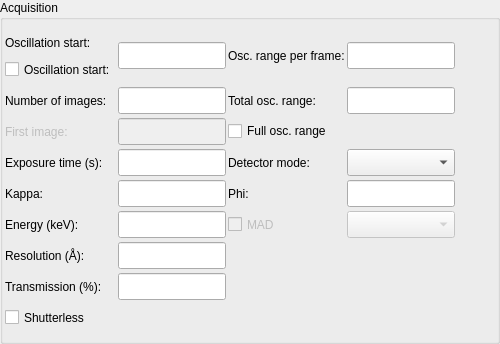
<?xml version="1.0" encoding="UTF-8"?>
<ui version="4.0">
 <class>AcquisitionWidgetVerticalLayout</class>
 <widget class="QWidget" name="AcquisitionWidgetVerticalLayout">
  <property name="geometry">
   <rect>
    <x>0</x>
    <y>0</y>
    <width>500</width>
    <height>344</height>
   </rect>
  </property>
  <property name="sizePolicy">
   <sizepolicy hsizetype="Preferred" vsizetype="Preferred">
    <horstretch>0</horstretch>
    <verstretch>0</verstretch>
   </sizepolicy>
  </property>
  <property name="maximumSize">
   <size>
    <width>32767</width>
    <height>32767</height>
   </size>
  </property>
  <property name="windowTitle">
   <string>Acquisition widget</string>
  </property>
  <layout class="QGridLayout" name="gridLayout">
   <property name="margin">
    <number>0</number>
   </property>
   <item row="0" column="0">
    <widget class="QGroupBox" name="acq_gbox">
     <property name="sizePolicy">
      <sizepolicy hsizetype="Preferred" vsizetype="Fixed">
       <horstretch>0</horstretch>
       <verstretch>0</verstretch>
      </sizepolicy>
     </property>
     <property name="maximumSize">
      <size>
       <width>32767</width>
       <height>32767</height>
      </size>
     </property>
     <property name="title">
      <string>Acquisition</string>
     </property>
     <layout class="QGridLayout" name="gridLayout_2">
      <property name="margin">
       <number>2</number>
      </property>
      <property name="spacing">
       <number>2</number>
      </property>
      <item row="0" column="0">
       <layout class="QGridLayout" name="gridLayout_3">
        <property name="horizontalSpacing">
         <number>2</number>
        </property>
        <property name="verticalSpacing">
         <number>4</number>
        </property>
        <property name="leftMargin">
         <number>0</number>
        </property>
        <property name="topMargin">
         <number>0</number>
        </property>
        <item row="2" column="0">
         <widget class="QLabel" name="first_image_label">
          <property name="enabled">
           <bool>false</bool>
          </property>
          <property name="minimumSize">
           <size>
            <width>0</width>
            <height>27</height>
           </size>
          </property>
          <property name="maximumSize">
           <size>
            <width>16777215</width>
            <height>27</height>
           </size>
          </property>
          <property name="text">
           <string>First image:</string>
          </property>
          <property name="wordWrap">
           <bool>false</bool>
          </property>
         </widget>
        </item>
        <item row="0" column="1">
         <widget class="QLineEdit" name="osc_start_ledit">
          <property name="enabled">
           <bool>true</bool>
          </property>
          <property name="minimumSize">
           <size>
            <width>50</width>
            <height>27</height>
           </size>
          </property>
          <property name="maximumSize">
           <size>
            <width>120</width>
            <height>27</height>
           </size>
          </property>
         </widget>
        </item>
        <item row="1" column="3">
         <widget class="QLabel" name="osc_total_range_label">
          <property name="minimumSize">
           <size>
            <width>0</width>
            <height>27</height>
           </size>
          </property>
          <property name="maximumSize">
           <size>
            <width>1200</width>
            <height>27</height>
           </size>
          </property>
          <property name="text">
           <string>Total osc. range:</string>
          </property>
         </widget>
        </item>
        <item row="1" column="1">
         <widget class="QLineEdit" name="num_images_ledit">
          <property name="minimumSize">
           <size>
            <width>50</width>
            <height>27</height>
           </size>
          </property>
          <property name="maximumSize">
           <size>
            <width>120</width>
            <height>27</height>
           </size>
          </property>
         </widget>
        </item>
        <item row="4" column="1">
         <widget class="QLineEdit" name="kappa_ledit">
          <property name="minimumSize">
           <size>
            <width>50</width>
            <height>27</height>
           </size>
          </property>
          <property name="maximumSize">
           <size>
            <width>120</width>
            <height>27</height>
           </size>
          </property>
         </widget>
        </item>
        <item row="5" column="0">
         <widget class="QLabel" name="energy_label">
          <property name="minimumSize">
           <size>
            <width>0</width>
            <height>27</height>
           </size>
          </property>
          <property name="maximumSize">
           <size>
            <width>16777215</width>
            <height>27</height>
           </size>
          </property>
          <property name="text">
           <string>Energy (keV):</string>
          </property>
          <property name="wordWrap">
           <bool>false</bool>
          </property>
         </widget>
        </item>
        <item row="7" column="0">
         <widget class="QLabel" name="transmission_label">
          <property name="sizePolicy">
           <sizepolicy hsizetype="Preferred" vsizetype="Preferred">
            <horstretch>0</horstretch>
            <verstretch>0</verstretch>
           </sizepolicy>
          </property>
          <property name="minimumSize">
           <size>
            <width>0</width>
            <height>27</height>
           </size>
          </property>
          <property name="maximumSize">
           <size>
            <width>16777215</width>
            <height>27</height>
           </size>
          </property>
          <property name="text">
           <string>Transmission (%):</string>
          </property>
          <property name="wordWrap">
           <bool>false</bool>
          </property>
         </widget>
        </item>
        <item row="5" column="1">
         <widget class="QLineEdit" name="energy_ledit">
          <property name="minimumSize">
           <size>
            <width>50</width>
            <height>27</height>
           </size>
          </property>
          <property name="maximumSize">
           <size>
            <width>120</width>
            <height>27</height>
           </size>
          </property>
         </widget>
        </item>
        <item row="3" column="0">
         <widget class="QLabel" name="exp_time_label">
          <property name="minimumSize">
           <size>
            <width>0</width>
            <height>27</height>
           </size>
          </property>
          <property name="maximumSize">
           <size>
            <width>16777215</width>
            <height>27</height>
           </size>
          </property>
          <property name="text">
           <string>Exposure time (s):</string>
          </property>
          <property name="wordWrap">
           <bool>false</bool>
          </property>
         </widget>
        </item>
        <item row="1" column="0">
         <widget class="QLabel" name="num_images_label">
          <property name="minimumSize">
           <size>
            <width>0</width>
            <height>27</height>
           </size>
          </property>
          <property name="maximumSize">
           <size>
            <width>16777215</width>
            <height>27</height>
           </size>
          </property>
          <property name="acceptDrops">
           <bool>true</bool>
          </property>
          <property name="text">
           <string>Number of images:</string>
          </property>
          <property name="wordWrap">
           <bool>false</bool>
          </property>
         </widget>
        </item>
        <item row="0" column="4">
         <widget class="QLineEdit" name="osc_range_ledit">
          <property name="minimumSize">
           <size>
            <width>50</width>
            <height>27</height>
           </size>
          </property>
          <property name="maximumSize">
           <size>
            <width>120</width>
            <height>27</height>
           </size>
          </property>
         </widget>
        </item>
        <item row="1" column="4">
         <widget class="QLineEdit" name="osc_total_range_ledit">
          <property name="sizePolicy">
           <sizepolicy hsizetype="Fixed" vsizetype="Fixed">
            <horstretch>0</horstretch>
            <verstretch>0</verstretch>
           </sizepolicy>
          </property>
          <property name="minimumSize">
           <size>
            <width>50</width>
            <height>27</height>
           </size>
          </property>
          <property name="maximumSize">
           <size>
            <width>120</width>
            <height>27</height>
           </size>
          </property>
         </widget>
        </item>
        <item row="3" column="3">
         <widget class="QLabel" name="detector_roi_mode_label">
          <property name="enabled">
           <bool>true</bool>
          </property>
          <property name="sizePolicy">
           <sizepolicy hsizetype="Fixed" vsizetype="Preferred">
            <horstretch>0</horstretch>
            <verstretch>0</verstretch>
           </sizepolicy>
          </property>
          <property name="minimumSize">
           <size>
            <width>0</width>
            <height>27</height>
           </size>
          </property>
          <property name="maximumSize">
           <size>
            <width>1200</width>
            <height>27</height>
           </size>
          </property>
          <property name="text">
           <string>Detector mode:</string>
          </property>
          <property name="wordWrap">
           <bool>false</bool>
          </property>
         </widget>
        </item>
        <item row="3" column="4">
         <widget class="QComboBox" name="detector_roi_mode_combo">
          <property name="enabled">
           <bool>true</bool>
          </property>
          <property name="minimumSize">
           <size>
            <width>50</width>
            <height>27</height>
           </size>
          </property>
          <property name="maximumSize">
           <size>
            <width>120</width>
            <height>27</height>
           </size>
          </property>
          <property name="toolTip">
           <string>Select necesaary detector mode</string>
          </property>
         </widget>
        </item>
        <item row="4" column="4">
         <widget class="QLineEdit" name="kappa_phi_ledit">
          <property name="minimumSize">
           <size>
            <width>50</width>
            <height>27</height>
           </size>
          </property>
          <property name="maximumSize">
           <size>
            <width>120</width>
            <height>27</height>
           </size>
          </property>
         </widget>
        </item>
        <item row="4" column="3">
         <widget class="QLabel" name="kappa_phi_label">
          <property name="minimumSize">
           <size>
            <width>0</width>
            <height>27</height>
           </size>
          </property>
          <property name="maximumSize">
           <size>
            <width>1000</width>
            <height>27</height>
           </size>
          </property>
          <property name="text">
           <string>Phi:</string>
          </property>
          <property name="wordWrap">
           <bool>false</bool>
          </property>
         </widget>
        </item>
        <item row="5" column="3">
         <widget class="QCheckBox" name="mad_cbox">
          <property name="enabled">
           <bool>false</bool>
          </property>
          <property name="minimumSize">
           <size>
            <width>0</width>
            <height>27</height>
           </size>
          </property>
          <property name="maximumSize">
           <size>
            <width>150</width>
            <height>27</height>
           </size>
          </property>
          <property name="toolTip">
           <string>Check to use energies from energy scan</string>
          </property>
          <property name="text">
           <string>MAD</string>
          </property>
         </widget>
        </item>
        <item row="5" column="4">
         <widget class="QComboBox" name="energies_combo">
          <property name="enabled">
           <bool>false</bool>
          </property>
          <property name="minimumSize">
           <size>
            <width>50</width>
            <height>27</height>
           </size>
          </property>
          <property name="maximumSize">
           <size>
            <width>120</width>
            <height>27</height>
           </size>
          </property>
          <property name="toolTip">
           <string>Check to use energies from energy scan</string>
          </property>
         </widget>
        </item>
        <item row="2" column="3">
         <widget class="QCheckBox" name="max_osc_range_cbx">
          <property name="text">
           <string>Full osc. range</string>
          </property>
         </widget>
        </item>
        <item row="3" column="1">
         <widget class="QLineEdit" name="exp_time_ledit">
          <property name="minimumSize">
           <size>
            <width>50</width>
            <height>27</height>
           </size>
          </property>
          <property name="maximumSize">
           <size>
            <width>120</width>
            <height>27</height>
           </size>
          </property>
         </widget>
        </item>
        <item row="4" column="0">
         <widget class="QLabel" name="kappa_label">
          <property name="minimumSize">
           <size>
            <width>0</width>
            <height>27</height>
           </size>
          </property>
          <property name="maximumSize">
           <size>
            <width>16777215</width>
            <height>27</height>
           </size>
          </property>
          <property name="text">
           <string>Kappa:</string>
          </property>
          <property name="wordWrap">
           <bool>false</bool>
          </property>
         </widget>
        </item>
        <item row="6" column="1">
         <widget class="QLineEdit" name="resolution_ledit">
          <property name="minimumSize">
           <size>
            <width>50</width>
            <height>27</height>
           </size>
          </property>
          <property name="maximumSize">
           <size>
            <width>120</width>
            <height>27</height>
           </size>
          </property>
         </widget>
        </item>
        <item row="7" column="1">
         <widget class="QLineEdit" name="transmission_ledit">
          <property name="minimumSize">
           <size>
            <width>50</width>
            <height>27</height>
           </size>
          </property>
          <property name="maximumSize">
           <size>
            <width>120</width>
            <height>27</height>
           </size>
          </property>
         </widget>
        </item>
        <item row="0" column="3">
         <widget class="QLabel" name="osc_range_label">
          <property name="minimumSize">
           <size>
            <width>0</width>
            <height>27</height>
           </size>
          </property>
          <property name="maximumSize">
           <size>
            <width>1200</width>
            <height>27</height>
           </size>
          </property>
          <property name="text">
           <string>Osc. range per frame:</string>
          </property>
          <property name="wordWrap">
           <bool>false</bool>
          </property>
         </widget>
        </item>
        <item row="8" column="0">
         <widget class="QCheckBox" name="shutterless_cbx">
          <property name="minimumSize">
           <size>
            <width>0</width>
            <height>27</height>
           </size>
          </property>
          <property name="maximumSize">
           <size>
            <width>16777215</width>
            <height>27</height>
           </size>
          </property>
          <property name="text">
           <string>Shutterless</string>
          </property>
         </widget>
        </item>
        <item row="6" column="0">
         <widget class="QLabel" name="resolution_label">
          <property name="minimumSize">
           <size>
            <width>0</width>
            <height>27</height>
           </size>
          </property>
          <property name="maximumSize">
           <size>
            <width>16777215</width>
            <height>27</height>
           </size>
          </property>
          <property name="text">
           <string>Resolution (Å):</string>
          </property>
          <property name="wordWrap">
           <bool>false</bool>
          </property>
         </widget>
        </item>
        <item row="2" column="1">
         <widget class="QLineEdit" name="first_image_ledit">
          <property name="enabled">
           <bool>false</bool>
          </property>
          <property name="sizePolicy">
           <sizepolicy hsizetype="Expanding" vsizetype="Preferred">
            <horstretch>0</horstretch>
            <verstretch>0</verstretch>
           </sizepolicy>
          </property>
          <property name="minimumSize">
           <size>
            <width>50</width>
            <height>27</height>
           </size>
          </property>
          <property name="maximumSize">
           <size>
            <width>120</width>
            <height>27</height>
           </size>
          </property>
         </widget>
        </item>
        <item row="0" column="0">
         <layout class="QVBoxLayout" name="verticalLayout">
          <property name="spacing">
           <number>0</number>
          </property>
          <property name="leftMargin">
           <number>0</number>
          </property>
          <property name="topMargin">
           <number>0</number>
          </property>
          <item>
           <widget class="QLabel" name="osc_start_label">
            <property name="minimumSize">
             <size>
              <width>0</width>
              <height>27</height>
             </size>
            </property>
            <property name="maximumSize">
             <size>
              <width>16777215</width>
              <height>27</height>
             </size>
            </property>
            <property name="text">
             <string>Oscillation start:</string>
            </property>
           </widget>
          </item>
          <item>
           <widget class="QCheckBox" name="osc_start_cbox">
            <property name="sizePolicy">
             <sizepolicy hsizetype="Preferred" vsizetype="Preferred">
              <horstretch>0</horstretch>
              <verstretch>0</verstretch>
             </sizepolicy>
            </property>
            <property name="minimumSize">
             <size>
              <width>0</width>
              <height>27</height>
             </size>
            </property>
            <property name="maximumSize">
             <size>
              <width>130</width>
              <height>27</height>
             </size>
            </property>
            <property name="text">
             <string>Oscillation start:</string>
            </property>
           </widget>
          </item>
         </layout>
        </item>
       </layout>
      </item>
      <item row="0" column="1">
       <spacer name="horizontalSpacer">
        <property name="orientation">
         <enum>Qt::Horizontal</enum>
        </property>
        <property name="sizeHint" stdset="0">
         <size>
          <width>40</width>
          <height>20</height>
         </size>
        </property>
       </spacer>
      </item>
     </layout>
    </widget>
   </item>
  </layout>
 </widget>
 <layoutdefault spacing="6" margin="11"/>
 <pixmapfunction>qPixmapFromMimeSource</pixmapfunction>
 <resources/>
 <connections>
  <connection>
   <sender>max_osc_range_cbx</sender>
   <signal>toggled(bool)</signal>
   <receiver>osc_total_range_label</receiver>
   <slot>setDisabled(bool)</slot>
   <hints>
    <hint type="sourcelabel">
     <x>296</x>
     <y>122</y>
    </hint>
    <hint type="destinationlabel">
     <x>318</x>
     <y>90</y>
    </hint>
   </hints>
  </connection>
  <connection>
   <sender>max_osc_range_cbx</sender>
   <signal>toggled(bool)</signal>
   <receiver>osc_total_range_ledit</receiver>
   <slot>setDisabled(bool)</slot>
   <hints>
    <hint type="sourcelabel">
     <x>358</x>
     <y>118</y>
    </hint>
    <hint type="destinationlabel">
     <x>404</x>
     <y>92</y>
    </hint>
   </hints>
  </connection>
  <connection>
   <sender>max_osc_range_cbx</sender>
   <signal>toggled(bool)</signal>
   <receiver>osc_start_label</receiver>
   <slot>setDisabled(bool)</slot>
   <hints>
    <hint type="sourcelabel">
     <x>275</x>
     <y>121</y>
    </hint>
    <hint type="destinationlabel">
     <x>79</x>
     <y>36</y>
    </hint>
   </hints>
  </connection>
  <connection>
   <sender>max_osc_range_cbx</sender>
   <signal>toggled(bool)</signal>
   <receiver>osc_start_ledit</receiver>
   <slot>setDisabled(bool)</slot>
   <hints>
    <hint type="sourcelabel">
     <x>340</x>
     <y>118</y>
    </hint>
    <hint type="destinationlabel">
     <x>183</x>
     <y>47</y>
    </hint>
   </hints>
  </connection>
  <connection>
   <sender>max_osc_range_cbx</sender>
   <signal>toggled(bool)</signal>
   <receiver>osc_range_label</receiver>
   <slot>setDisabled(bool)</slot>
   <hints>
    <hint type="sourcelabel">
     <x>336</x>
     <y>124</y>
    </hint>
    <hint type="destinationlabel">
     <x>284</x>
     <y>50</y>
    </hint>
   </hints>
  </connection>
  <connection>
   <sender>max_osc_range_cbx</sender>
   <signal>toggled(bool)</signal>
   <receiver>osc_range_ledit</receiver>
   <slot>setDisabled(bool)</slot>
   <hints>
    <hint type="sourcelabel">
     <x>339</x>
     <y>114</y>
    </hint>
    <hint type="destinationlabel">
     <x>416</x>
     <y>48</y>
    </hint>
   </hints>
  </connection>
 </connections>
</ui>
